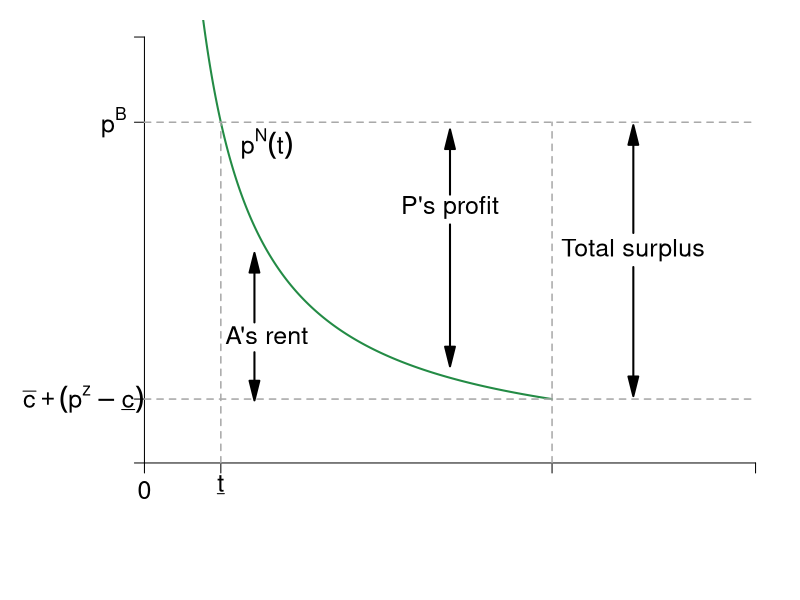

Source code (R):
require(ggplot2)
require(shape)
require(plotrix)
pdf(file = "information_power/ch10_newfigure.pdf", width = 9, height = 7)

#Set parameters for graphics
pointsize <- 1.8
axislabelsize <- 1.8
labelsize <- 1.5
namesize <- 1.8
annotatesize <- 1.5
graphlinewidth <- 2
segmentlinewidth <- 1.5

disutilityFn <- function(q, delta = 10) {
  delta /(q)
}

#COL <- c("#1B9E77", "#D95F02", "#7570B3", "#E7298A", "#66A61E", "#E6AB02", "#A6761D", "#666666")
COL <- c("#238b45","#7fc97f", "#beaed4", "#fdc086", "#ffff99")
par(mar =  c(6, 6, 1, 1))
xlims <- c(0, 10)
ylims <- c(0,10)


plot(0, 0, xlim = xlims, ylim = ylims, type = "n",
     xlab = expression(paste(""), cex = axislabelsize),
     ylab = expression(paste(""), cex = axislabelsize),
     xaxt = "n", yaxt = "n", cex.lab = axislabelsize, bty = "n")

npts <- 500 
npts2 <- 501
#Specify the sequences of points for graphing. 
xx1 <- seq(0, 6.67, length.out = npts)
xx2 <- seq(xlims[1], xlims[2], length.out = npts)
xx3 <- seq(xlims[1], xlims[2], length.out = npts2)
xx4 <- seq(xlims[1], 25, length.out = npts2)

#Draw the lines for the graphs
lines(xx1, disutilityFn(xx1), col = COL[1], lwd = graphlinewidth)
#lines(xx2, solowCondition(xx2, delta = 5), col = COL[3], lwd = 4)
#lines(xx2, solowInfeas(xx2, delta = 5), col = COL[1], lwd = 4, lty = 2)

#Customize ticks and labels for the plot
ticksy <- c(0,1.5,8,10)
ylabels <- c(NA, NA, NA, NA)
ticksx <- c(0, 1.25, 6.67, 10)
xlabels <- c(0, NA, NA, NA)
axis(1, at = ticksx, pos = 0, labels = xlabels, cex.axis = labelsize)

axis(2, at = ticksy, pos = 0, labels = ylabels, las = 1, cex.axis = labelsize)

#Segments
segments(0, 8, 10, 8, lty = 2, lwd = 1.5, col = "darkgray")
segments(1.25, 0, 1.25, 8, lty = 2, lwd = 1.5, col = "darkgray")
segments(0, 1.5, 10, 1.5, lty = 2, lwd = 1.5, col = "darkgray")
segments(6.67, 0, 6.67,8, lty = 2, lwd = 1.5, col = "darkgray")

#Axis tick labels
#y
text(-1, 1.5, expression(paste(bar(c)+(p^z-underline(c)))), cex = labelsize, xpd = TRUE)
text(-0.5, 8, expression(paste(p^B)), cex = labelsize, xpd = TRUE)
#x
text(1.25, -0.5, expression(paste(underline(t))), cex = labelsize, xpd = TRUE)

#Text annotations
text(2, 7.5, expression(paste(p^N,(t))), cex = labelsize, xpd = TRUE)
text(2, 3, expression(paste("A's rent")), cex = labelsize, xpd = TRUE)
text(5, 6, expression(paste("P's profit")), cex = labelsize, xpd = TRUE)
text(8, 5, expression(paste("Total surplus")), cex = labelsize, xpd = TRUE)

#Arrows
Arrows(1.8, 3.3, 1.8, 4.7, col = "black", lty = 1, lwd = 2, arr.type = "triangle")
Arrows(1.8, 2.6, 1.8, 1.7, col = "black", lty = 1, lwd = 2, arr.type = "triangle")
Arrows(5, 6.3, 5, 7.6, col = "black", lty = 1, lwd = 2, arr.type = "triangle")
Arrows(5, 5.6, 5, 2.5, col = "black", lty = 1, lwd = 2, arr.type = "triangle")
Arrows(8, 5.4, 8, 7.7, col = "black", lty = 1, lwd = 2, arr.type = "triangle")
Arrows(8, 4.6, 8, 1.8, col = "black", lty = 1, lwd = 2, arr.type = "triangle")



dev.off()
